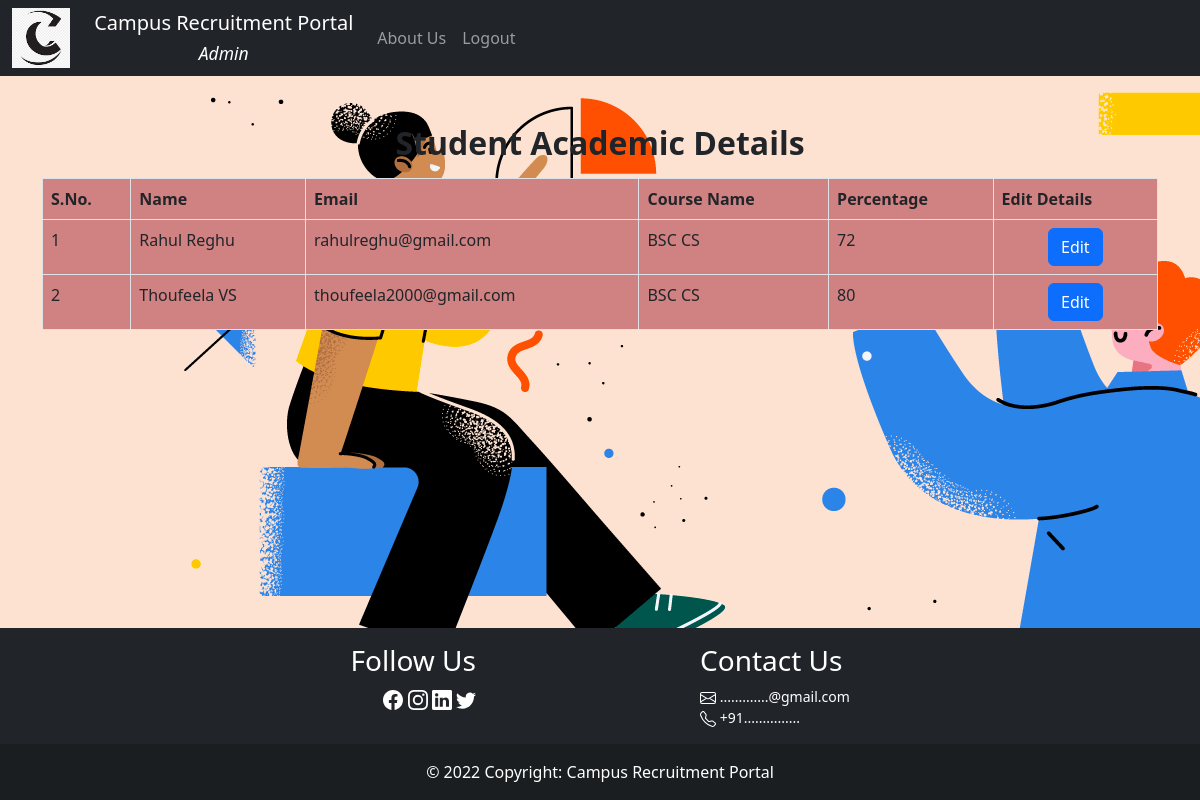
Page /admin/stuacademic.php (signed in) on the committed database.
### tables this page shows
CREATE TABLE `student_academic` (
  `coursename` varchar(20) NOT NULL,
  `percentage` int(11) NOT NULL,
  `semail` varchar(255) NOT NULL,
  `sname` varchar(50) NOT NULL
);

### admin/stuacademic.php (the view, shortened to what this page needs)
<?php
  include_once $_SERVER['DOCUMENT_ROOT'] . '/campus/partials/config.php';
$sql = "SELECT `sname`, `semail`, `coursename` , `percentage` FROM `student_academic`;";
$result = mysqli_query($conn, $sql);
if ($result)
  $rows = mysqli_fetch_all($result);
else
  $rows = null;
include_once $_SERVER['DOCUMENT_ROOT'] . '/campus/partials/_template.php';
?>
<div class="container mt-5">
  <h2 class="text-center mb-3"><strong>Student Academic Details</strong></h2>
  <table class="table table-bordered" style="background-color:#d08181">
    <thead>
      <tr>
        <th scope="col">S.No.</th>
        <th scope="col">Name</th>
        <th scope="col">Email</th>
        <th scope="col">Course Name</th>
        <th scope="col">Percentage</th>
        <th scope="col">Edit Details</th>
      </tr>
    </thead>
    <tbody>
      <?php if ($rows != null) : ?>
        <?php $sno = 1;
        foreach ($rows as $row) : ?>
          <tr>
            <td><?php echo $sno++ ?></td>
            <?php for ($i = 0; $i < 4; $i++) : ?>
              <td> <?php echo $i==0?ucwords($row[$i]):$row[$i] ?></td>
            <?php endfor ?>
            <td class="text-center"><button type="button" class="btn btn-primary" data-bs-toggle="modal" data-bs-target="#editDetails" data-bs-sno="<?php echo $sno-2 ?>">
                Edit
              </button>
            </td>
          </tr>
        <?php endforeach ?>
      <?php else : ?>
        <th class="text-center" colspan="7">No Records</th>
      <?php endif ?>
    </tbody>
  </table>
</div>
<?php
include_once $_SERVER['DOCUMENT_ROOT'] . '/campus/partials/_footer.php'
?>

### rows in the picture
student_academic: sname "Rahul Reghu", semail "rahulreghu@gmail.com", coursename "BSC CS", percentage "72"
student_academic: sname "Thoufeela VS", semail "thoufeela2000@gmail.com", coursename "BSC CS", percentage "80"
